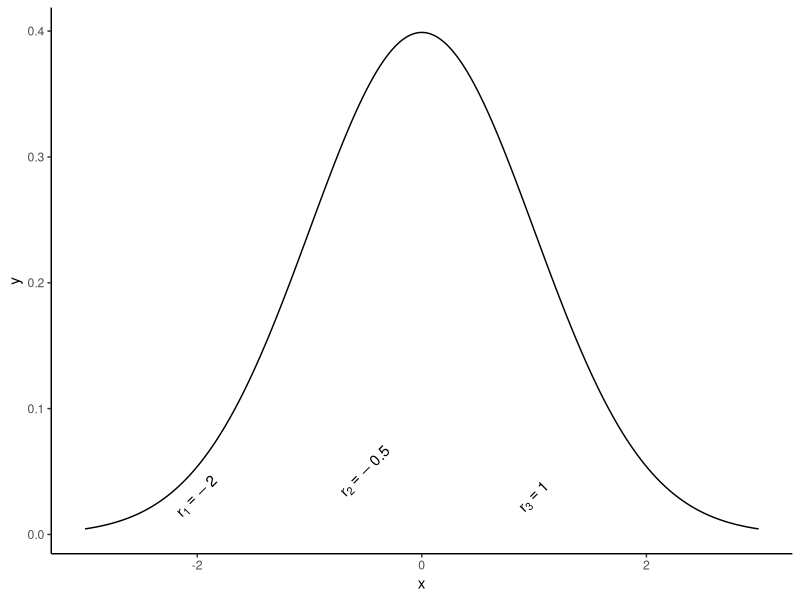

R code for this plot: (Note: this script raises an error after producing the figure.)
## ---- chunk 1
knitr::opts_chunk$set(echo = FALSE, fig.show = 'hold', message = FALSE, warning = FALSE)
library(tidyverse)
library(here)
## ---- chunk 2

# Generate random data from a normal distribution
data <- tibble(
    x = seq(-3, 3, length.out=500),
    y = dnorm(x)
)

# Plot the normal density curve
ggplot(data, aes(x = x, y = y)) +
  geom_line() +
  # Label three points along the x-axis
  annotate(
      geom="text", x = -2, y = 0.03, label = "r[1] == -2", parse = T,
      angle = 45
  ) +
  annotate(
      geom="text", x = -0.5, y = 0.05, label = "r[2] == -0.5", parse = T,
      angle = 45
  ) +
  annotate(
      geom="text", x = 1, y = 0.03, label = "r[3] == 1", parse = T,
      angle = 45
  ) +
  theme_classic()


## ---- chunk 3
knitr::include_graphics(here("images/eg_study_no_blocking.png"))
## ---- chunk 4
knitr::include_graphics(here("images/eg_study_confounded.png"))
## ---- chunk 5
knitr::include_graphics(here("images/eg_study_crbd.png"))
